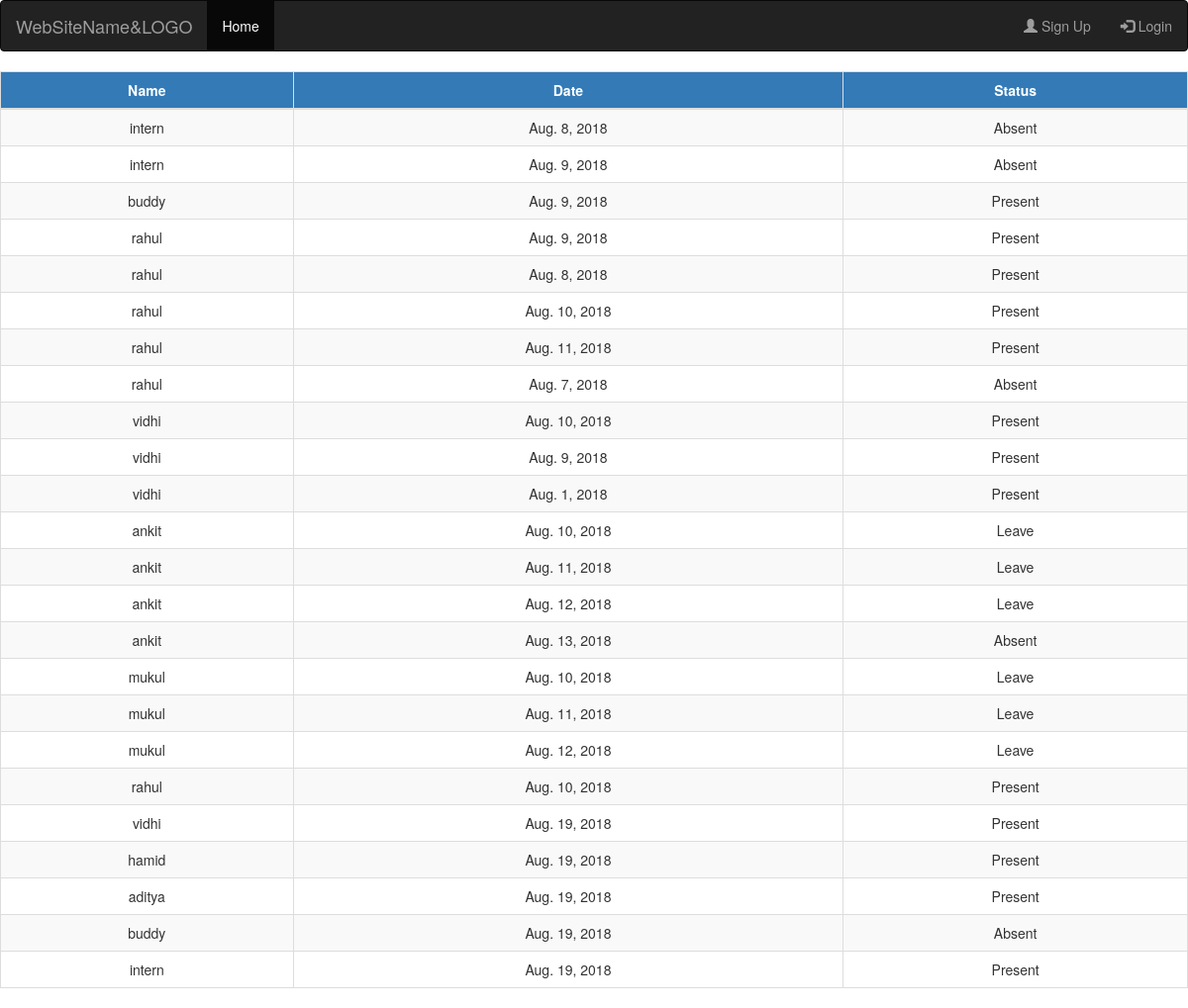
The app's page /all_attendance with its own data.
### absenteeism/models.py (models this page shows, shortened)
class Person(models.Model):
    choosen=models.ForeignKey(Lining,on_delete=models.CASCADE)
    name = models.CharField(max_length=10)
    date = models.DateField(("Date"), default=date.today)
    status=models.CharField(max_length=10,choices=STATUS)

### absenteeism/views.py (the view)
# urls.py: path('all_attendance',views.all_att,name='all_attendance'),
def all_att(request):
    x=[]
    y=[]
    z=[]
    m=Person.objects.all()
    return render(request, 'Absenteeism/check_attendance.html',{'x':x,'y':y,'z':z,'m':m})

### absenteeism/templates/Absenteeism/check_attendance.html
{% extends 'Absenteeism/master.html' %}
{% block body %}
<table class="table table-bordered table-striped table-hover table-responsive" >
<thead class="thead-dark">
<tr  class="btn-primary"><th style="text-align: center;">Name</th ><th style="text-align: center;">Date</th><th style="text-align: center;">Status</th></tr></thead>
   {% for i in m %}
       <tr style="text-align: center">
<td >{{ i.name}}</td>
       <td>{{ i.date }}</td>
       <td>{{ i.status }}</td>
       </tr>
{% endfor %}
</table>
{% endblock %}

### records on screen
Person: name "intern", date "Aug. 8, 2018", status "Absent"
Person: name "intern", date "Aug. 9, 2018", status "Absent"
Person: name "buddy", date "Aug. 9, 2018", status "Present"
Person: name "rahul", date "Aug. 9, 2018", status "Present"
Person: name "rahul", date "Aug. 8, 2018", status "Present"
Person: name "rahul", date "Aug. 10, 2018", status "Present"
Person: name "rahul", date "Aug. 11, 2018", status "Present"
Person: name "rahul", date "Aug. 7, 2018", status "Absent"
Person: name "vidhi", date "Aug. 10, 2018", status "Present"
Person: name "vidhi", date "Aug. 9, 2018", status "Present"
Person: name "vidhi", date "Aug. 1, 2018", status "Present"
Person: name "ankit", date "Aug. 10, 2018", status "Leave"
Person: name "ankit", date "Aug. 11, 2018", status "Leave"
Person: name "ankit", date "Aug. 12, 2018", status "Leave"
Person: name "ankit", date "Aug. 13, 2018", status "Absent"
Person: name "mukul", date "Aug. 10, 2018", status "Leave"
Person: name "mukul", date "Aug. 11, 2018", status "Leave"
Person: name "mukul", date "Aug. 12, 2018", status "Leave"
Person: name "rahul", date "Aug. 10, 2018", status "Present"
Person: name "vidhi", date "Aug. 19, 2018", status "Present"
Person: name "hamid", date "Aug. 19, 2018", status "Present"
Person: name "aditya", date "Aug. 19, 2018", status "Present"
Person: name "buddy", date "Aug. 19, 2018", status "Absent"
Person: name "intern", date "Aug. 19, 2018", status "Present"
